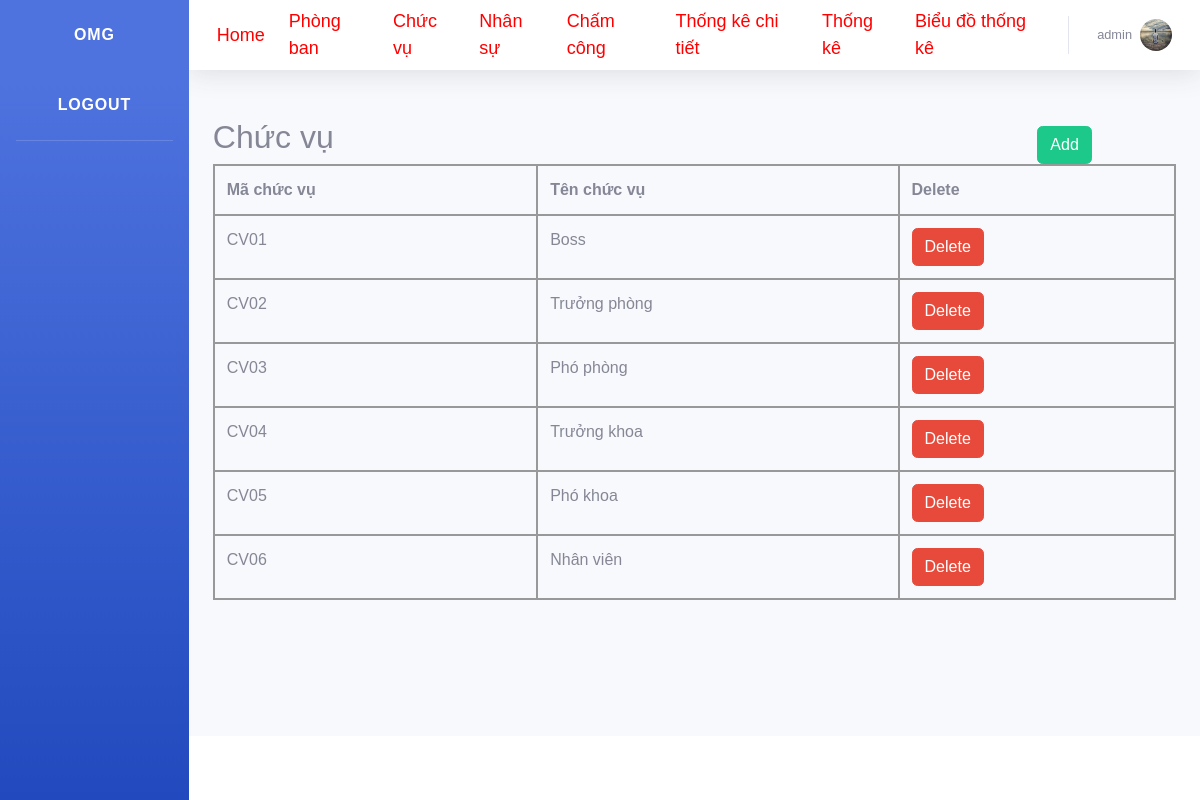
Screenshot of /Home/Chucvu (signed in) with the database file from the repository.
### tables this page shows
CREATE TABLE `chucvu` (
  `id` int(11) NOT NULL,
  `MaCV` varchar(6) DEFAULT NULL,
  `TenCV` varchar(255) DEFAULT NULL
);

### sub_mvc/core/Controller.php (called while the page is built, shortened)
<?php
 class Controller
 {
     public function model($model)
     {
        return new $model;
     }
     public function view($view, $data=[])
     {
        require_once "./sub_mvc/views/".$view.".php";
     }
 }
?>

### sub_mvc/controllers/Home.php (called while the page is built, shortened)
<?php
class Home extends Controller
{
    public function __construct()
    {
        $this->Chucvu = $this->model("Chucvu");
    }
    public function Chucvu()
    {
        $this->view("master_page", [
            "page" => "chucvu",
            "url" => "../",
            "chucvu" => $this->Chucvu->ListAll(),
        ]);
    }
}

### sub_mvc/core/App.php (called while the page is built, shortened)
<?php
class App
{
    protected $action = "GetView";
    function __construct()
    {
        $arr = $this->UrlProcess();
        if (file_exists("./sub_mvc/controllers/" . $arr[0] . ".php")) {
            $this->controller = $arr[0];
            unset($arr[0]);
        }
        $this->controller = new $this->controller;
        if (isset($arr[1])) {
            if(method_exists($this->controller, $arr[1]))
            {
                $this->action = $arr[1];
            }
            unset($arr[1]);
        }
        $this->params = $arr?array_values($arr):[];
        call_user_func_array([$this->controller, $this->action], $this->params);
    }
    function UrlProcess()
    {
        if (isset($_GET["url"])) {
            return explode("/", filter_var(trim($_GET["url"], "/")));
        }
    }
}

### index.php (called while the page is built, shortened)
<?php
    $myApp = new App();
?>

### sub_mvc/core/db.php (called while the page is built, shortened)
<?php
class db
{
    protected $servername = "localhost";
    protected $username = "root";
    protected $password = "";
    function __construct()
    {
        $this->conn = mysqli_connect($this->servername,$this->username,$this->password);
    }
}
?>

### sub_mvc/models/Chucvu.php (called while the page is built, shortened)
<?php
 class Chucvu extends db
 {
     public function ListAll()
    {
        $qr = "SELECT * FROM chucvu";
        return mysqli_query($this->conn,$qr);
    }
 }
?>

### sub_mvc/views/pages/chucvu.php (the view, shortened to what this page needs)
<div class="page-header" style="padding:0px">
    <div class="row">
        <div class="col-md-9">
            <h2>Chức vụ</h2>
        </div>
        <div class="col-md-3 text-center">
            <a href="" class="btn btn-success btn-rounded mt-2" data-toggle="modal" data-target="#modalLoginForm">
                Add</a>
        </div>
    </div>
</div>
<div class="list-group">
    <table class="table table-hover">
        <tbody>
            <tr>
                <th>Mã chức vụ</th>
                <th>Tên chức vụ</th>
                <th>Delete</th>
            </tr>
            <?php
            while ($row = mysqli_fetch_array($data['chucvu'])) {
                echo '<tr>
                    <td>' . $row["MaCV"] . '</td>
                    <td>' . $row["TenCV"] . '</td>
                    <td>
                        <button class="btn btn-danger" onclick="deleteme(' . $row["id"] . ')" name="Delete" value="Delete">Delete</button>
                    </td>
                </tr>';
            }
            ?>
        </tbody>
    </table>
</div>

### public/css/calendar.css (style rules this page uses)
table.calendar, tr, td,th { border:2px solid #999; border-collapse: collapse; }

### rows the page displays
chucvu: MaCV "CV01", TenCV "Boss"
chucvu: MaCV "CV02", TenCV "Trưởng phòng"
chucvu: MaCV "CV03", TenCV "Phó phòng"
chucvu: MaCV "CV04", TenCV "Trưởng khoa"
chucvu: MaCV "CV05", TenCV "Phó khoa"
chucvu: MaCV "CV06", TenCV "Nhân viên"

### other values shown
$_SESSION["username"] "admin"
